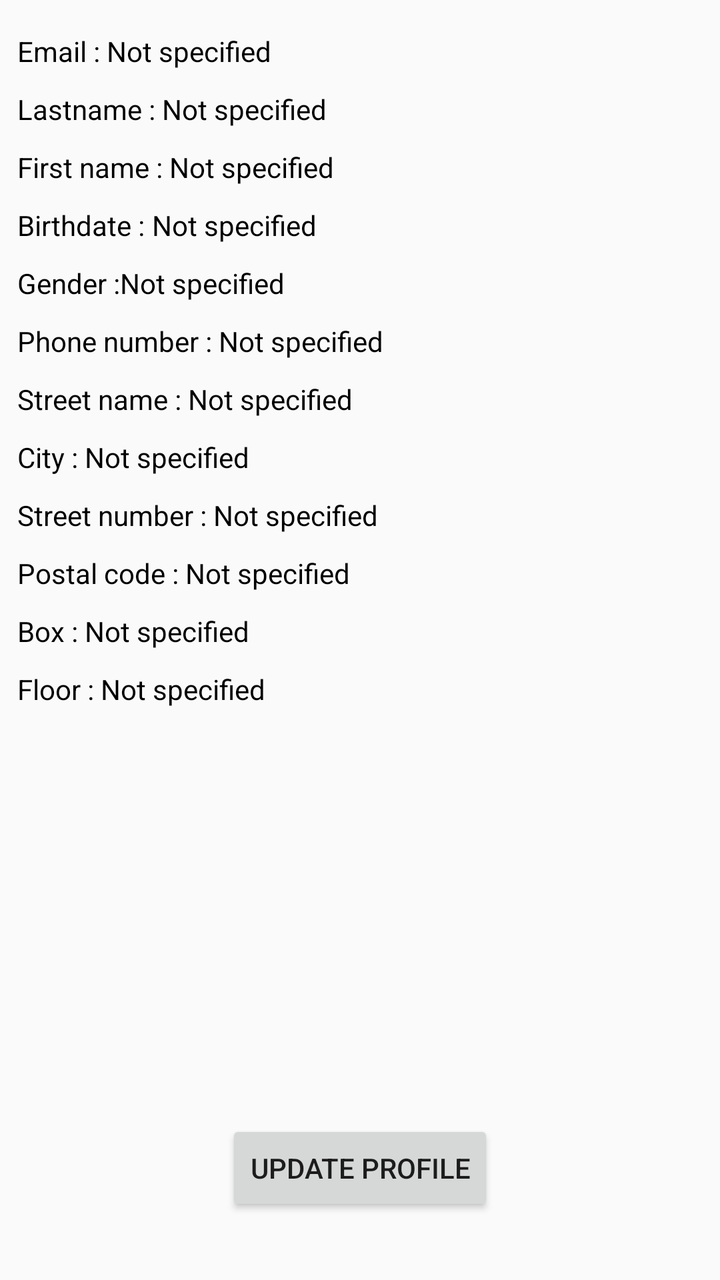
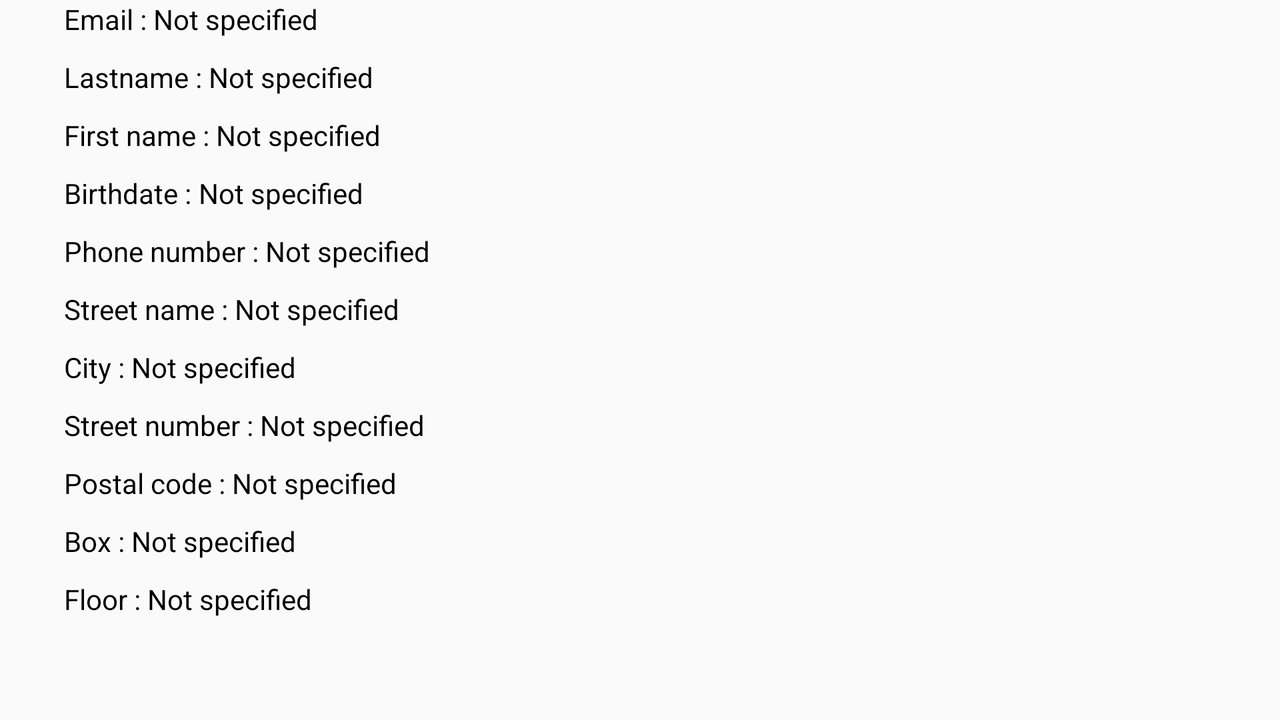

Two renders of one Android screen. The first uses the default layout on a phone; the second uses the alternative layout the repository ships for a different screen configuration, on a matching device. The two XML files are below.
<!-- AndroidManifest.xml: application theme AppTheme -->
<!-- res/layout/activity_settings.xml -->
<?xml version="1.0" encoding="utf-8"?>
<androidx.constraintlayout.widget.ConstraintLayout xmlns:android="http://schemas.android.com/apk/res/android"
    xmlns:app="http://schemas.android.com/apk/res-auto"
    xmlns:tools="http://schemas.android.com/tools"
    android:layout_width="match_parent"
    android:layout_height="match_parent"
    tools:context=".activities.mainMenuView.SettingsActivity">

    <Button
        android:id="@+id/upDateProfilButton"
        android:layout_width="wrap_content"
        android:layout_height="wrap_content"
        android:layout_marginBottom="32dp"
        android:text="@string/settings_modify"
        app:layout_constraintBottom_toBottomOf="parent"
        app:layout_constraintEnd_toEndOf="parent"
        app:layout_constraintStart_toStartOf="parent" />

    <ScrollView
        android:layout_width="343dp"
        android:layout_height="0dp"
        android:layout_marginStart="34dp"
        android:layout_marginTop="16dp"
        android:layout_marginEnd="34dp"
        android:layout_marginBottom="24dp"
        app:layout_constraintBottom_toTopOf="@+id/upDateProfilButton"
        app:layout_constraintEnd_toEndOf="parent"
        app:layout_constraintStart_toStartOf="parent"
        app:layout_constraintTop_toTopOf="parent"
        app:layout_constraintVertical_bias="0.100000024">

        <LinearLayout
            android:layout_width="match_parent"
            android:layout_height="wrap_content"
            android:orientation="vertical"
            android:outlineProvider="none">

            <LinearLayout
                android:layout_width="match_parent"
                android:layout_height="match_parent"
                android:orientation="horizontal"
                android:paddingBottom="10dp">

                <TextView
                    android:layout_width="wrap_content"
                    android:layout_height="wrap_content"
                    android:text="@string/settings_email"
                    android:textColor="#000000"
                    android:textSize="14sp" />

                <TextView
                    android:id="@+id/settings_email"
                    android:layout_width="0dp"
                    android:layout_height="wrap_content"
                    android:layout_weight="1"
                    android:text="@string/unknow"
                    android:textColor="#000000"
                    android:textSize="14sp" />

            </LinearLayout>

            <LinearLayout
                android:layout_width="match_parent"
                android:layout_height="match_parent"
                android:orientation="horizontal"
                android:paddingBottom="10dp">

                <TextView
                    android:layout_width="wrap_content"
                    android:layout_height="wrap_content"
                    android:text="@string/settings_name"
                    android:textColor="#000000"
                    android:textSize="14sp" />

                <TextView
                    android:id="@+id/settings_show_name"
                    android:layout_width="wrap_content"
                    android:layout_height="wrap_content"
                    android:text="@string/unknow"
                    android:textColor="#000000"
                    android:textSize="14sp" />
            </LinearLayout>

            <LinearLayout
                android:layout_width="match_parent"
                android:layout_height="match_parent"
                android:orientation="horizontal"
                android:paddingBottom="10dp">

                <TextView
                    android:layout_width="wrap_content"
                    android:layout_height="wrap_content"
                    android:text="@string/settings_firstname"
                    android:textColor="#000000"
                    android:textSize="14sp" />

                <TextView
                    android:id="@+id/settings_show_firstname"
                    android:layout_width="wrap_content"
                    android:layout_height="wrap_content"
                    android:text="@string/unknow"
                    android:textColor="#000000"
                    android:textSize="14sp" />
            </LinearLayout>

            <LinearLayout
                android:layout_width="match_parent"
                android:layout_height="match_parent"
                android:orientation="horizontal"
                android:paddingBottom="10dp">

                <TextView
                    android:layout_width="wrap_content"
                    android:layout_height="wrap_content"
                    android:text="@string/settings_birthdate"
                    android:textColor="#000000"
                    android:textSize="14sp" />

                <TextView
                    android:id="@+id/settings_show_birthdate"
                    android:layout_width="wrap_content"
                    android:layout_height="wrap_content"
                    android:text="@string/unknow"
                    android:textColor="#000000"
                    android:textSize="14sp" />
            </LinearLayout>

            <LinearLayout
                android:layout_width="match_parent"
                android:layout_height="match_parent"
                android:orientation="horizontal"
                android:paddingBottom="10dp">

                <TextView
                    android:layout_width="wrap_content"
                    android:layout_height="wrap_content"
                    android:text="@string/settings_gender"
                    android:textColor="#000000"
                    android:textSize="14sp" />

                <TextView
                    android:id="@+id/settings_show_gender"
                    android:layout_width="wrap_content"
                    android:layout_height="wrap_content"
                    android:text="@string/unknow"
                    android:textColor="#000000"
                    android:textSize="14sp" />
            </LinearLayout>

            <LinearLayout
                android:layout_width="match_parent"
                android:layout_height="match_parent"
                android:orientation="horizontal"
                android:paddingBottom="10dp">

                <TextView
                    android:layout_width="wrap_content"
                    android:layout_height="wrap_content"
                    android:text="@string/settings_phone_number"
                    android:textColor="#000000"
                    android:textSize="14sp" />

                <TextView
                    android:id="@+id/settings_phoneNumber"
                    android:layout_width="wrap_content"
                    android:layout_height="wrap_content"
                    android:text="@string/unknow"
                    android:textColor="#000000"
                    android:textSize="14sp" />
            </LinearLayout>

            <LinearLayout
                android:layout_width="match_parent"
                android:layout_height="match_parent"
                android:orientation="horizontal"
                android:paddingBottom="10dp">

                <TextView
                    android:layout_width="wrap_content"
                    android:layout_height="wrap_content"
                    android:text="@string/settings_street_name"
                    android:textColor="#000000"
                    android:textSize="14sp" />

                <TextView
                    android:id="@+id/settings_street"
                    android:layout_width="wrap_content"
                    android:layout_height="wrap_content"
                    android:text="@string/unknow"
                    android:textColor="#000000"
                    android:textSize="14sp" />
            </LinearLayout>

            <LinearLayout
                android:layout_width="match_parent"
                android:layout_height="match_parent"
                android:orientation="horizontal"
                android:paddingBottom="10dp">

                <TextView
                    android:layout_width="wrap_content"
                    android:layout_height="wrap_content"
                    android:text="@string/settings_city"
                    android:textColor="#000000"
                    android:textSize="14sp" />

                <TextView
                    android:id="@+id/settings_show_city"
                    android:layout_width="wrap_content"
                    android:layout_height="wrap_content"
                    android:text="@string/unknow"
                    android:textColor="#000000"
                    android:textSize="14sp" />
            </LinearLayout>

            <LinearLayout
                android:layout_width="match_parent"
                android:layout_height="match_parent"
                android:orientation="horizontal"
                android:paddingBottom="10dp">

                <TextView
                    android:layout_width="wrap_content"
                    android:layout_height="wrap_content"
                    android:text="@string/settings_streetnumber"
                    android:textColor="#000000"
                    android:textSize="14sp" />

                <TextView
                    android:id="@+id/settings_streetnumber"
                    android:layout_width="wrap_content"
                    android:layout_height="wrap_content"
                    android:text="@string/unknow"
                    android:textColor="#000000"
                    android:textSize="14sp" />
            </LinearLayout>

            <LinearLayout
                android:layout_width="match_parent"
                android:layout_height="match_parent"
                android:orientation="horizontal"
                android:paddingBottom="10dp">

                <TextView
                    android:layout_width="wrap_content"
                    android:layout_height="wrap_content"
                    android:text="@string/settings_postalcode"
                    android:textColor="#000000"
                    android:textSize="14sp" />

                <TextView
                    android:id="@+id/settings_postalCode"
                    android:layout_width="wrap_content"
                    android:layout_height="wrap_content"
                    android:text="@string/unknow"
                    android:textColor="#000000"
                    android:textSize="14sp" />
            </LinearLayout>

            <LinearLayout
                android:layout_width="match_parent"
                android:layout_height="match_parent"
                android:orientation="horizontal"
                android:paddingBottom="10dp">

                <TextView
                    android:layout_width="wrap_content"
                    android:layout_height="wrap_content"
                    android:text="@string/settings_box"
                    android:textColor="#000000"
                    android:textSize="14sp" />

                <TextView
                    android:id="@+id/settings_box"
                    android:layout_width="wrap_content"
                    android:layout_height="wrap_content"
                    android:text="@string/unknow"
                    android:textColor="#000000"
                    android:textSize="14sp" />
            </LinearLayout>

            <LinearLayout
                android:layout_width="match_parent"
                android:layout_height="match_parent"
                android:orientation="horizontal"
                android:paddingBottom="10dp">

                <TextView
                    android:layout_width="wrap_content"
                    android:layout_height="wrap_content"
                    android:text="@string/settings_floor"
                    android:textColor="#000000"
                    android:textSize="14sp" />

                <TextView
                    android:id="@+id/settings_floor"
                    android:layout_width="wrap_content"
                    android:layout_height="wrap_content"
                    android:text="@string/unknow"
                    android:textColor="#000000"
                    android:textSize="14sp" />
            </LinearLayout>

        </LinearLayout>
    </ScrollView>

</androidx.constraintlayout.widget.ConstraintLayout>
<!-- resources referenced by this layout -->
<resources>
  <string name="settings_birthdate">"Birthdate : "</string>
  <string name="settings_box">"Box : "</string>
  <string name="settings_city">"City : "</string>
  <string name="settings_email">"Email : "</string>
  <string name="settings_firstname">"First name : "</string>
  <string name="settings_floor">"Floor : "</string>
  <string name="settings_gender">Gender :</string>
  <string name="settings_modify">Update profile</string>
  <string name="settings_name">"Lastname : "</string>
  <string name="settings_phone_number">"Phone number : "</string>
  <string name="settings_postalcode">"Postal code : "</string>
  <string name="settings_street_name">"Street name : "</string>
  <string name="settings_streetnumber">"Street number : "</string>
  <string name="unknow">Not specified</string>
  <style name="AppTheme" parent="Theme.AppCompat.Light.DarkActionBar">
          
          <item name="colorPrimary">#04B385</item>
          <item name="colorPrimaryDark">#04B385</item>
          <item name="colorAccent">#318F1D</item>
      </style>
</resources>
<!-- res/layout-land/activity_settings.xml (the repository's variant of the layout above) -->
<!-- drawn on the phone turned sideways -->
<?xml version="1.0" encoding="utf-8"?>
<androidx.constraintlayout.widget.ConstraintLayout xmlns:android="http://schemas.android.com/apk/res/android"
    xmlns:app="http://schemas.android.com/apk/res-auto"
    xmlns:tools="http://schemas.android.com/tools"
    android:layout_width="match_parent"
    android:layout_height="match_parent"
    tools:context=".activities.mainMenuView.SettingsActivity">

    <Button
        android:id="@+id/upDateProfilButton"
        android:layout_width="wrap_content"
        android:layout_height="wrap_content"
        android:layout_marginTop="171dp"
        android:layout_marginBottom="192dp"
        android:text="@string/settings_modify"
        app:layout_constraintBottom_toBottomOf="parent"
        app:layout_constraintEnd_toEndOf="parent"
        app:layout_constraintStart_toEndOf="@+id/scrollView8"
        app:layout_constraintTop_toTopOf="parent" />

    <ScrollView
        android:id="@+id/scrollView8"
        android:layout_width="400dp"
        android:layout_height="0dp"
        android:layout_marginStart="32dp"
        app:layout_constraintBottom_toBottomOf="parent"
        app:layout_constraintStart_toStartOf="parent"
        app:layout_constraintTop_toTopOf="parent">

        <LinearLayout
            android:layout_width="match_parent"
            android:layout_height="wrap_content"
            android:orientation="vertical"
            android:outlineProvider="none">

            <LinearLayout
                android:layout_width="match_parent"
                android:layout_height="match_parent"
                android:orientation="horizontal"
                android:paddingBottom="10dp">

                <TextView
                    android:layout_width="wrap_content"
                    android:layout_height="wrap_content"
                    android:text="@string/settings_email"
                    android:textColor="#000000"
                    android:textSize="14sp" />

                <TextView
                    android:id="@+id/settings_email"
                    android:layout_width="0dp"
                    android:layout_height="wrap_content"
                    android:layout_weight="1"
                    android:text="@string/unknow"
                    android:textColor="#000000"
                    android:textSize="14sp" />

            </LinearLayout>

            <LinearLayout
                android:layout_width="match_parent"
                android:layout_height="match_parent"
                android:orientation="horizontal"
                android:paddingBottom="10dp">

                <TextView
                    android:layout_width="wrap_content"
                    android:layout_height="wrap_content"
                    android:text="@string/settings_name"
                    android:textColor="#000000"
                    android:textSize="14sp" />

                <TextView
                    android:id="@+id/settings_show_name"
                    android:layout_width="wrap_content"
                    android:layout_height="wrap_content"
                    android:text="@string/unknow"
                    android:textColor="#000000"
                    android:textSize="14sp" />
            </LinearLayout>

            <LinearLayout
                android:layout_width="match_parent"
                android:layout_height="match_parent"
                android:orientation="horizontal"
                android:paddingBottom="10dp">

                <TextView
                    android:layout_width="wrap_content"
                    android:layout_height="wrap_content"
                    android:text="@string/settings_firstname"
                    android:textColor="#000000"
                    android:textSize="14sp" />

                <TextView
                    android:id="@+id/settings_show_firstname"
                    android:layout_width="wrap_content"
                    android:layout_height="wrap_content"
                    android:text="@string/unknow"
                    android:textColor="#000000"
                    android:textSize="14sp" />
            </LinearLayout>

            <LinearLayout
                android:layout_width="match_parent"
                android:layout_height="match_parent"
                android:orientation="horizontal"
                android:paddingBottom="10dp">

                <TextView
                    android:layout_width="wrap_content"
                    android:layout_height="wrap_content"
                    android:text="@string/settings_birthdate"
                    android:textColor="#000000"
                    android:textSize="14sp" />

                <TextView
                    android:id="@+id/settings_show_birthdate"
                    android:layout_width="wrap_content"
                    android:layout_height="wrap_content"
                    android:text="@string/unknow"
                    android:textColor="#000000"
                    android:textSize="14sp" />
            </LinearLayout>

            <LinearLayout
                android:layout_width="match_parent"
                android:layout_height="match_parent"
                android:orientation="horizontal"
                android:paddingBottom="10dp">

                <TextView
                    android:layout_width="wrap_content"
                    android:layout_height="wrap_content"
                    android:text="@string/settings_phone_number"
                    android:textColor="#000000"
                    android:textSize="14sp" />

                <TextView
                    android:id="@+id/settings_phoneNumber"
                    android:layout_width="wrap_content"
                    android:layout_height="wrap_content"
                    android:text="@string/unknow"
                    android:textColor="#000000"
                    android:textSize="14sp" />
            </LinearLayout>

            <LinearLayout
                android:layout_width="match_parent"
                android:layout_height="match_parent"
                android:orientation="horizontal"
                android:paddingBottom="10dp">

                <TextView
                    android:layout_width="wrap_content"
                    android:layout_height="wrap_content"
                    android:text="@string/settings_street_name"
                    android:textColor="#000000"
                    android:textSize="14sp" />

                <TextView
                    android:id="@+id/settings_street"
                    android:layout_width="wrap_content"
                    android:layout_height="wrap_content"
                    android:text="@string/unknow"
                    android:textColor="#000000"
                    android:textSize="14sp" />
            </LinearLayout>

            <LinearLayout
                android:layout_width="match_parent"
                android:layout_height="match_parent"
                android:orientation="horizontal"
                android:paddingBottom="10dp">

                <TextView
                    android:layout_width="wrap_content"
                    android:layout_height="wrap_content"
                    android:text="@string/settings_city"
                    android:textColor="#000000"
                    android:textSize="14sp" />

                <TextView
                    android:id="@+id/settings_show_city"
                    android:layout_width="wrap_content"
                    android:layout_height="wrap_content"
                    android:text="@string/unknow"
                    android:textColor="#000000"
                    android:textSize="14sp" />
            </LinearLayout>

            <LinearLayout
                android:layout_width="match_parent"
                android:layout_height="match_parent"
                android:orientation="horizontal"
                android:paddingBottom="10dp">

                <TextView
                    android:layout_width="wrap_content"
                    android:layout_height="wrap_content"
                    android:text="@string/settings_streetnumber"
                    android:textColor="#000000"
                    android:textSize="14sp" />

                <TextView
                    android:id="@+id/settings_streetnumber"
                    android:layout_width="wrap_content"
                    android:layout_height="wrap_content"
                    android:text="@string/unknow"
                    android:textColor="#000000"
                    android:textSize="14sp" />
            </LinearLayout>

            <LinearLayout
                android:layout_width="match_parent"
                android:layout_height="match_parent"
                android:orientation="horizontal"
                android:paddingBottom="10dp">

                <TextView
                    android:layout_width="wrap_content"
                    android:layout_height="wrap_content"
                    android:text="@string/settings_postalcode"
                    android:textColor="#000000"
                    android:textSize="14sp" />

                <TextView
                    android:id="@+id/settings_postalCode"
                    android:layout_width="wrap_content"
                    android:layout_height="wrap_content"
                    android:text="@string/unknow"
                    android:textColor="#000000"
                    android:textSize="14sp" />
            </LinearLayout>

            <LinearLayout
                android:layout_width="match_parent"
                android:layout_height="match_parent"
                android:orientation="horizontal"
                android:paddingBottom="10dp">

                <TextView
                    android:layout_width="wrap_content"
                    android:layout_height="wrap_content"
                    android:text="@string/settings_box"
                    android:textColor="#000000"
                    android:textSize="14sp" />

                <TextView
                    android:id="@+id/settings_box"
                    android:layout_width="wrap_content"
                    android:layout_height="wrap_content"
                    android:text="@string/unknow"
                    android:textColor="#000000"
                    android:textSize="14sp" />
            </LinearLayout>

            <LinearLayout
                android:layout_width="match_parent"
                android:layout_height="match_parent"
                android:orientation="horizontal"
                android:paddingBottom="10dp">

                <TextView
                    android:layout_width="wrap_content"
                    android:layout_height="wrap_content"
                    android:text="@string/settings_floor"
                    android:textColor="#000000"
                    android:textSize="14sp" />

                <TextView
                    android:id="@+id/settings_floor"
                    android:layout_width="wrap_content"
                    android:layout_height="wrap_content"
                    android:text="@string/unknow"
                    android:textColor="#000000"
                    android:textSize="14sp" />
            </LinearLayout>

        </LinearLayout>
    </ScrollView>

</androidx.constraintlayout.widget.ConstraintLayout>
<!-- resources referenced by the variant -->
<!-- as the phone turned sideways resolves them -->
<resources>
  <string name="settings_birthdate">"Birthdate : "</string>
  <string name="settings_box">"Box : "</string>
  <string name="settings_city">"City : "</string>
  <string name="settings_email">"Email : "</string>
  <string name="settings_firstname">"First name : "</string>
  <string name="settings_floor">"Floor : "</string>
  <string name="settings_modify">Update profile</string>
  <string name="settings_name">"Lastname : "</string>
  <string name="settings_phone_number">"Phone number : "</string>
  <string name="settings_postalcode">"Postal code : "</string>
  <string name="settings_street_name">"Street name : "</string>
  <string name="settings_streetnumber">"Street number : "</string>
  <string name="unknow">Not specified</string>
  <style name="AppTheme" parent="Theme.AppCompat.Light.DarkActionBar">
          
          <item name="colorPrimary">#04B385</item>
          <item name="colorPrimaryDark">#04B385</item>
          <item name="colorAccent">#318F1D</item>
      </style>
</resources>
